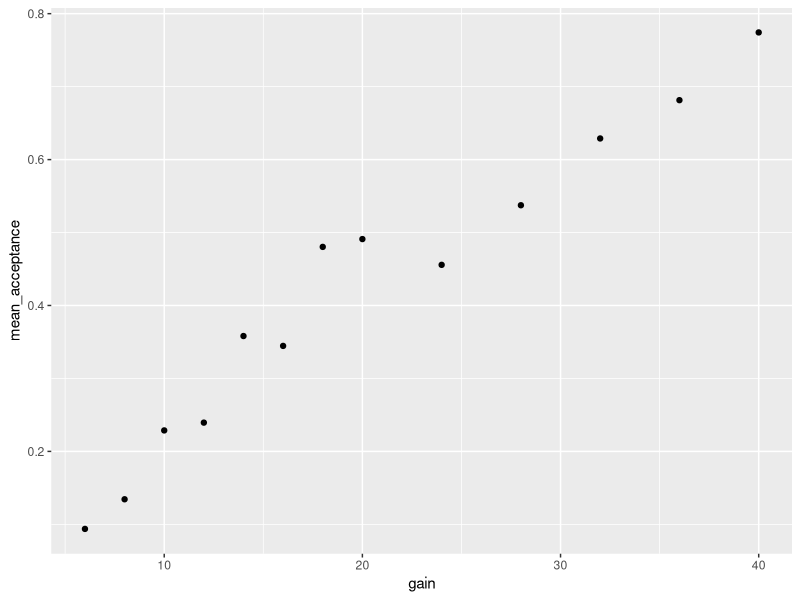
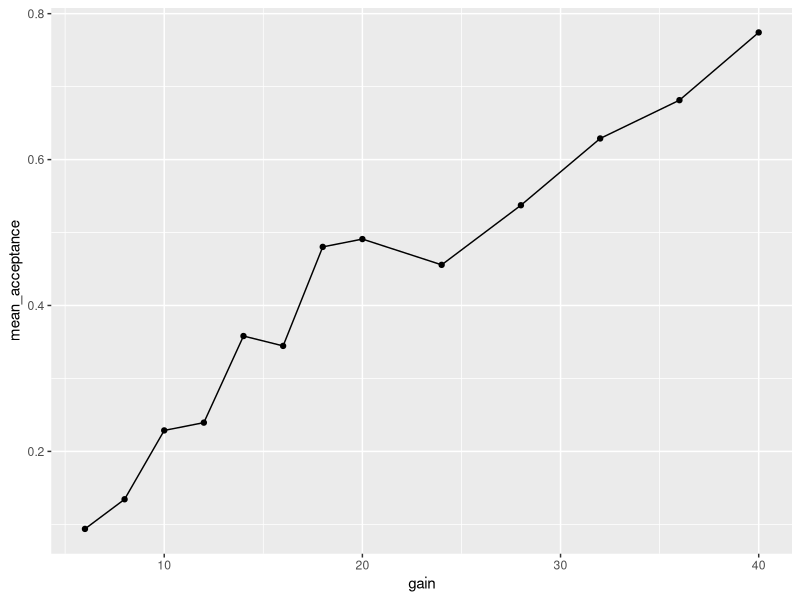
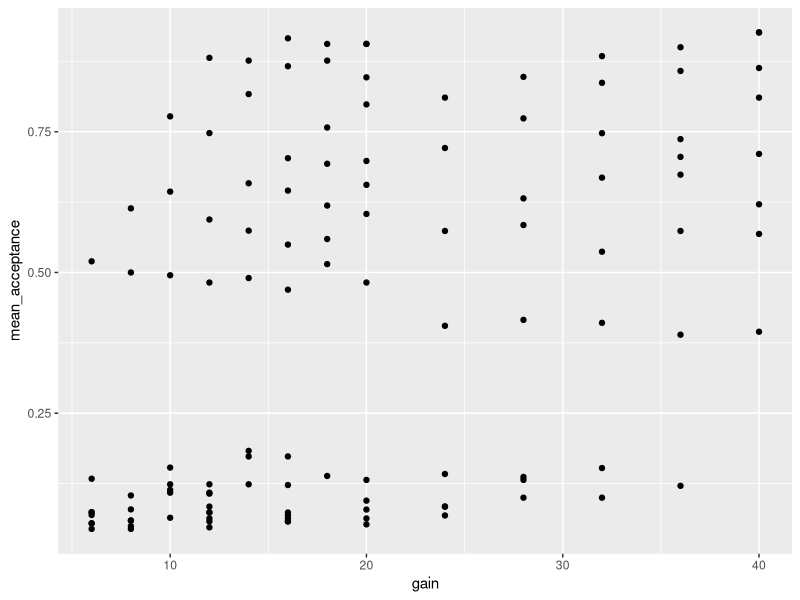
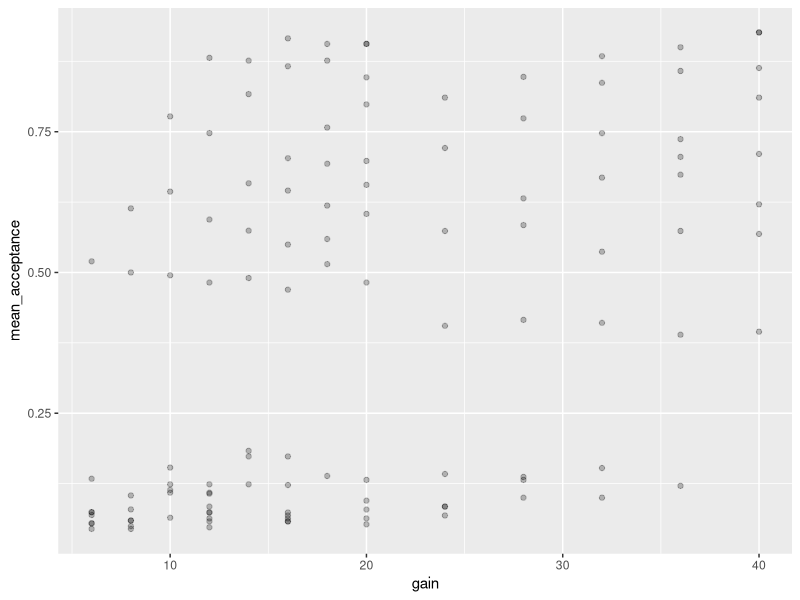
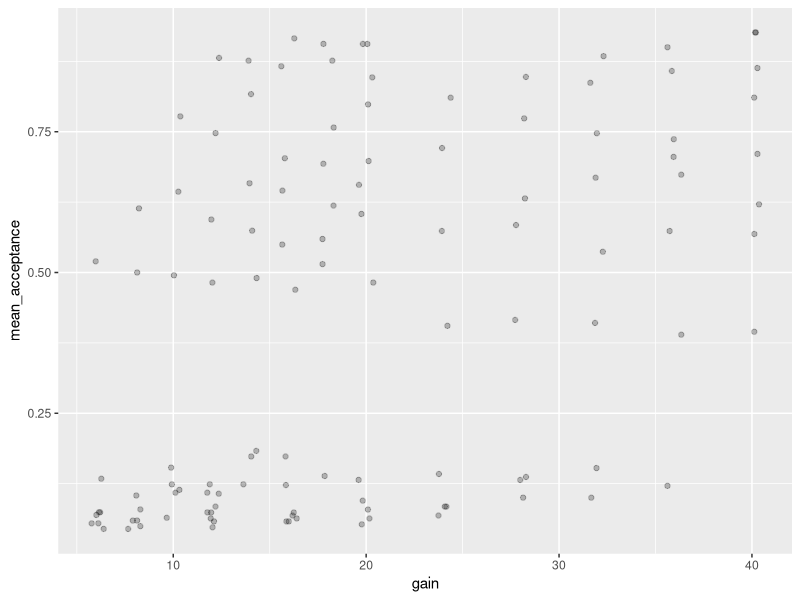
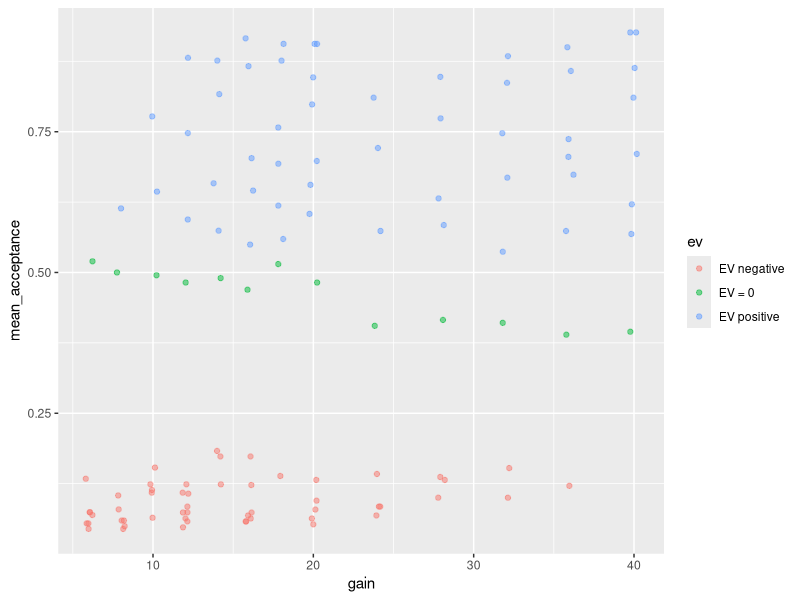
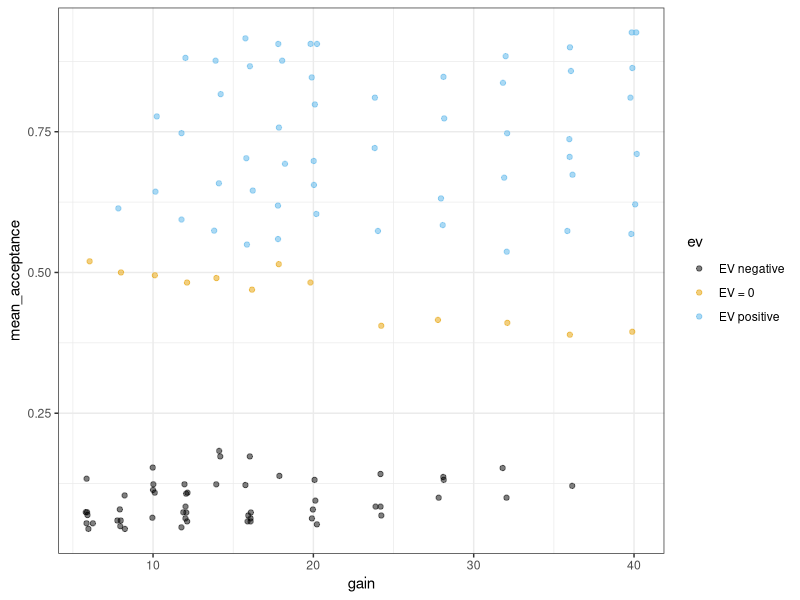
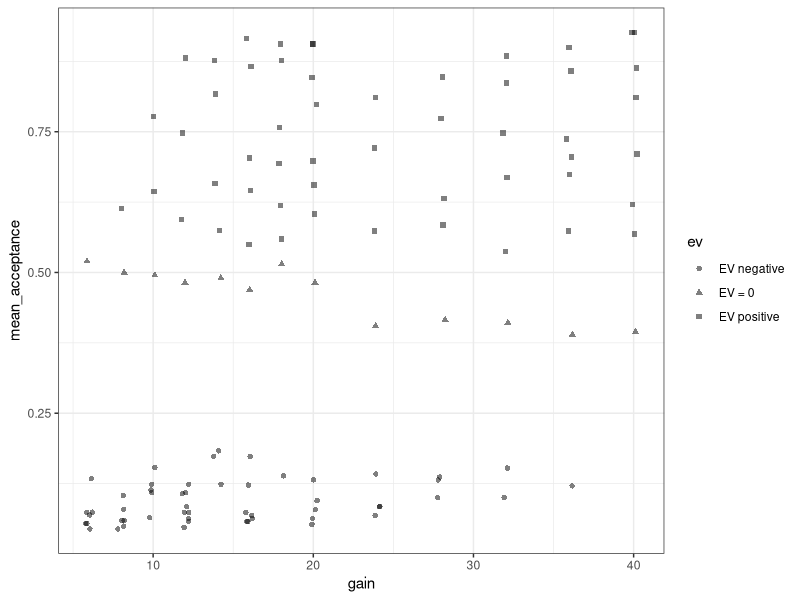

R code for these plots, in order: (Note: this script raises an error after producing the figures.)
## ---- chunk 1
library("tidyverse")
ws1a <- read_csv("data/ws2015_exp1a.csv")
ws1b <- read_csv("data/ws2015_exp1b.csv")
ws1a <- ws1a %>%
  mutate(subno = factor(paste0("e1a_", subno)))
ws1b <- ws1b %>%
  mutate(subno = factor(paste0("e1b_", subno)))
ws1 <- bind_rows(ws1a, ws1b)
ws1 <- ws1 %>% 
  mutate(
    response = factor(response, levels = c("reject", "accept")),
    condition = factor(
      condition, 
      levels = c(40.2, 20.2, 40.4, 20.4), 
      labels = c("-$20/+$40", "-$20/+$20", "-$40/+$40", "-$40/+$20")
    )
  )
glimpse(ws1)
## ---- chunk 2
lot_sum <- ws1 %>% 
  group_by(gain) %>% 
  summarise(mean_acceptance = mean(resp))
lot_sum
## ---- chunk 3
ggplot(lot_sum, aes(x = gain, y = mean_acceptance)) +
  geom_point()
## ---- chunk 4
ggplot(lot_sum, aes(x = gain, y = mean_acceptance)) +
  geom_point() +
  geom_line()
## ---- chunk 5
lot_sum2 <- ws1 %>% 
  filter(condition %in% c("-$20/+$20", "-$40/+$40")) %>% 
  group_by(loss, gain) %>% 
  summarise(mean_acceptance = mean(resp))
lot_sum2
## ---- chunk 6
ggplot(lot_sum2, aes(x = gain, y = mean_acceptance)) +
  geom_point()
## ---- chunk 7
ggplot(lot_sum2, aes(x = gain, y = mean_acceptance)) +
  geom_point(alpha = 0.25)
## ---- chunk 8
ggplot(lot_sum2, aes(x = gain, y = mean_acceptance)) +
  geom_jitter(width = 0.4, alpha = 0.25)
## ---- chunk 9
lot_sum2 <- lot_sum2 %>% 
  mutate(ev = case_when(
    gain == loss ~ "EV = 0",
    gain < loss ~ "EV negative",
    gain > loss ~ "EV positive"
  )) %>% 
  mutate(
    ev = factor(ev, levels = c("EV negative", "EV = 0", "EV positive"))
  )
lot_sum2
## ---- chunk 10
ggplot(lot_sum2, aes(x = gain, y = mean_acceptance, colour = ev)) +
  geom_jitter(width = 0.25, alpha = 0.5)
## ---- chunk 11
ggplot(lot_sum2, aes(x = gain, y = mean_acceptance, colour = ev)) +
  geom_jitter(width = 0.25, alpha = 0.5) +
  ggthemes::scale_colour_colorblind() +
  theme_bw()
## ---- chunk 12
ggplot(lot_sum2, aes(x = gain, y = mean_acceptance, shape = ev)) +
  geom_jitter(width = 0.25, alpha = 0.5) +
  ggthemes::scale_colour_colorblind() +
  theme_bw()
## ---- chunk 13
ggplot(lot_sum2, aes(x = gain, y = mean_acceptance, 
                     shape = ev, colour = ev)) +
  geom_jitter(width = 0.25, alpha = 0.5) +
  ggthemes::scale_colour_colorblind() +
  theme_bw()
## ---- chunk 14
ggplot(lot_sum2, aes(x = gain, y = mean_acceptance, 
                     colour = ev, size = loss)) +
  geom_jitter(width = 0.25, alpha = 0.5) +
  ggthemes::scale_colour_colorblind() +
  theme_bw()
## ---- chunk 15
lot_sum_all <- ws1 %>% 
  group_by(condition, loss, gain) %>% 
  summarise(mean_acceptance = mean(resp)) %>% 
  mutate(ev = case_when(
    gain == loss ~ "EV = 0",
    gain < loss ~ "EV negative",
    gain > loss ~ "EV positive"
  )) %>% 
  mutate(
    ev = factor(ev, levels = c("EV negative", "EV = 0", "EV positive"))
  )
lot_sum_all
## ---- chunk 16
ggplot(lot_sum_all, aes(x = gain, y = mean_acceptance, 
                        colour = ev)) +
  geom_jitter(width = 0.25, alpha = 0.5) +
  ggthemes::scale_colour_colorblind() +
  theme_bw() +
  facet_wrap(vars(condition)) 
## ---- chunk 17
ggplot(lot_sum_all, aes(x = gain, y = mean_acceptance, 
                        colour = ev)) +
  geom_jitter(width = 0.25, alpha = 0.5) +
  ggthemes::scale_colour_colorblind() +
  theme_bw() +
  facet_wrap(vars(condition)) + 
  theme(legend.position = "bottom")
## ---- chunk 18
theme_set(theme_bw(base_size = 15) + 
            theme(legend.position="bottom", 
                  panel.grid.major.x = element_blank()))
## ---- chunk 19
part_sum <- ws1 %>%
  group_by(condition, subno) %>%   # aggregate for both, condition and subno
  summarise(mean_acc = mean(resp)) 
part_sum
## ---- chunk 20
ggplot(part_sum, aes(x = condition, y = mean_acc)) +
  geom_point()
## ---- chunk 21
ggplot(part_sum, aes(x = condition, y = mean_acc)) +
  geom_jitter(alpha = 0.25)
## ---- chunk 22
ggplot(part_sum, aes(x = condition, y = mean_acc)) +
  geom_jitter(width = 0.2, alpha = 0.25)
## ---- chunk 23
library("ggbeeswarm")
## ---- chunk 24
ggplot(part_sum, aes(x = condition, y = mean_acc)) +
  geom_beeswarm()
## ---- chunk 25
ggplot(part_sum, aes(x = condition, y = mean_acc)) +
  geom_quasirandom()
## ---- chunk 26
ggplot(part_sum, aes(x = condition, y = mean_acc)) +
  geom_boxplot()
## ---- chunk 27
knitr::include_graphics("figures/annotated_boxplot.jpeg")
## ---- chunk 28
ggplot(part_sum, aes(x = condition, y = mean_acc)) +
  geom_violin()
## ---- chunk 29
ggplot(part_sum, aes(x = condition, y = mean_acc)) +
  geom_violin(draw_quantiles = c(0.25, 0.5, 0.75))
## ---- chunk 30
ggplot(part_sum) +
  aes(x = condition, y = mean_acc) +
  stat_summary(geom = "bar", fun = "mean", width = 0.8) +
  stat_summary(geom = "errorbar", fun.data = "mean_se", width = 0.2)
## ---- chunk 31
knitr::include_graphics("figures/annotated-error-bars.jpeg")
## ---- chunk 32
knitr::include_graphics("figures/DinoSequentialSmaller.gif")
## ---- chunk 33
ggplot(part_sum, aes(x = condition, y = mean_acc)) +
  geom_quasirandom() +
  stat_summary()
## ---- chunk 34
ggplot(part_sum, aes(x = condition, y = mean_acc)) +
  geom_quasirandom(alpha = 0.2) +
  stat_summary()
## ---- chunk 35
ggplot(part_sum, aes(mean_acc)) +
  geom_histogram()
## ---- chunk 36
ggplot(part_sum, aes(mean_acc)) +
  geom_histogram(bins = 50)
## ---- chunk 37
ggplot(part_sum, aes(mean_acc)) +
  geom_histogram(bins = 20)
## ---- chunk 38
ggplot(part_sum, aes(mean_acc)) +
  geom_histogram(binwidth = 0.1 / 3, boundary = 0)
## ---- chunk 39
part_sum <- part_sum %>% 
  mutate(
    condition2 = if_else(condition %in% c("-$20/+$20", "-$40/+$40"), 
                         "symmetric", as.character(condition))
  ) %>% 
  mutate(condition2 = factor(
    condition2, 
    levels = c("-$20/+$40", "symmetric", "-$40/+$20"))
  )
## ---- chunk 40
ggplot(part_sum, aes(x = mean_acc)) +
  geom_histogram(binwidth = 0.1 / 3, boundary = 0) +
  facet_wrap(vars(condition2))
## ---- chunk 41
ggplot(part_sum, aes(x = mean_acc, y = after_stat(density))) +
  geom_histogram(binwidth = 0.1 / 3, boundary = 0) +
  facet_wrap(vars(condition2))
## ---- chunk 42
ggplot(part_sum, aes(x = mean_acc, y = after_stat(density * width))) +
  geom_histogram(binwidth = 0.1 / 3, boundary = 0) +
  facet_wrap(vars(condition2))
## ---- chunk 43
ggplot(part_sum, aes(x = mean_acc, y = after_stat(density * width))) +
  geom_histogram(binwidth = 0.1 / 3, boundary = 0) +
  facet_wrap(vars(condition2)) +
  labs(y = "proportion")
